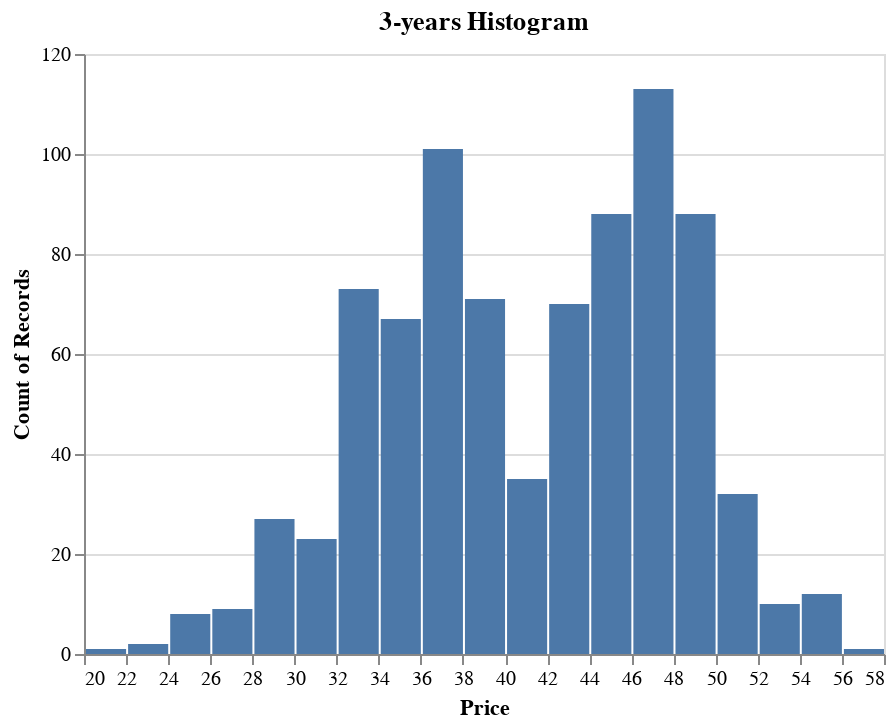

The code cell stored with this chart in its notebook:
### Code cell
histogramePriceAll(name)

### Figure 1 — Vega-Lite specification as saved in the notebook (floating-point values rounded to 4 significant figures; data arrays with more than 128 entries replaced by an {"elided": "..."} marker saying what was removed)
{"config": {"view": {"continuousWidth": 400, "continuousHeight": 300}}, "data": {"name": "data-eae640bfb5f3a4014fd321270cda1baf"}, "mark": "bar", "encoding": {"tooltip": [{"bin": {"maxbins": 30}, "field": "Dernier", "title": "  Price ", "type": "quantitative"}, {"aggregate": "count", "type": "quantitative"}], "x": {"bin": {"maxbins": 30}, "field": "Dernier", "title": "Price", "type": "quantitative"}, "y": {"aggregate": "count", "type": "quantitative"}}, "selection": {"selector001": {"type": "interval", "bind": "scales", "encodings": ["x", "y"]}}, "title": "3-years Histogram ", "$schema": "https://vega.github.io/schema/vega-lite/v4.17.0.json", "datasets": {"data-eae640bfb5f3a4014fd321270cda1baf": {"elided": "831 records"}}}
